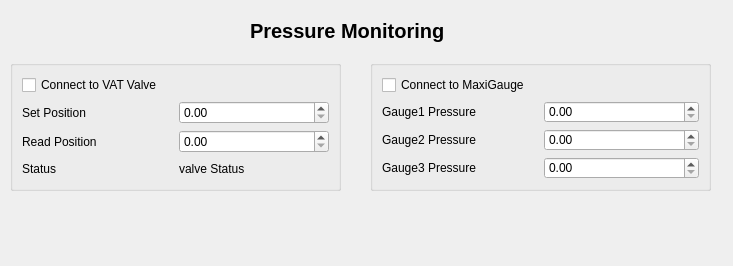
<?xml version="1.0" encoding="UTF-8"?>
<ui version="4.0">
 <class>Form</class>
 <widget class="QWidget" name="Form">
  <property name="geometry">
   <rect>
    <x>0</x>
    <y>0</y>
    <width>733</width>
    <height>266</height>
   </rect>
  </property>
  <property name="windowTitle">
   <string>Form</string>
  </property>
  <widget class="QLabel" name="title_label">
   <property name="geometry">
    <rect>
     <x>250</x>
     <y>10</y>
     <width>211</width>
     <height>41</height>
    </rect>
   </property>
   <property name="font">
    <font>
     <family>Segoe UI</family>
     <pointsize>15</pointsize>
     <bold>true</bold>
    </font>
   </property>
   <property name="text">
    <string>Pressure Monitoring</string>
   </property>
  </widget>
  <widget class="QGroupBox" name="groupbox">
   <property name="geometry">
    <rect>
     <x>10</x>
     <y>60</y>
     <width>331</width>
     <height>131</height>
    </rect>
   </property>
   <layout class="QGridLayout" name="gridLayout">
    <item row="0" column="0" colspan="2">
     <widget class="QCheckBox" name="VAThw_checkbox">
      <property name="text">
       <string>Connect to VAT Valve</string>
      </property>
     </widget>
    </item>
    <item row="1" column="0">
     <widget class="QLabel" name="setpos_label">
      <property name="text">
       <string>Set Position</string>
      </property>
     </widget>
    </item>
    <item row="1" column="1">
     <widget class="QDoubleSpinBox" name="setpos_doubleSpinBox"/>
    </item>
    <item row="2" column="0">
     <widget class="QLabel" name="readpos_label">
      <property name="text">
       <string>Read Position</string>
      </property>
     </widget>
    </item>
    <item row="2" column="1">
     <widget class="QDoubleSpinBox" name="readpos_doubleSpinBox"/>
    </item>
    <item row="3" column="0">
     <widget class="QLabel" name="status_label">
      <property name="text">
       <string>Status</string>
      </property>
     </widget>
    </item>
    <item row="3" column="1">
     <widget class="QLabel" name="statusbar_label">
      <property name="text">
       <string>valve Status</string>
      </property>
     </widget>
    </item>
   </layout>
  </widget>
  <widget class="QGroupBox" name="groupbox2">
   <property name="geometry">
    <rect>
     <x>370</x>
     <y>60</y>
     <width>341</width>
     <height>131</height>
    </rect>
   </property>
   <layout class="QGridLayout" name="gridLayout_2">
    <item row="0" column="0">
     <widget class="QCheckBox" name="pfeifferhw_checkBox">
      <property name="text">
       <string>Connect to MaxiGauge</string>
      </property>
     </widget>
    </item>
    <item row="1" column="0">
     <widget class="QLabel" name="gauge1_label">
      <property name="text">
       <string>Gauge1 Pressure</string>
      </property>
     </widget>
    </item>
    <item row="1" column="1">
     <widget class="QDoubleSpinBox" name="pres1_doubleSpinBox"/>
    </item>
    <item row="2" column="0">
     <widget class="QLabel" name="gauge2_label">
      <property name="text">
       <string>Gauge2 Pressure</string>
      </property>
     </widget>
    </item>
    <item row="2" column="1">
     <widget class="QDoubleSpinBox" name="pres2_doubleSpinBox"/>
    </item>
    <item row="3" column="0">
     <widget class="QLabel" name="gauge3_label">
      <property name="text">
       <string>Gauge3 Pressure</string>
      </property>
     </widget>
    </item>
    <item row="3" column="1">
     <widget class="QDoubleSpinBox" name="pres3_doubleSpinBox"/>
    </item>
   </layout>
  </widget>
 </widget>
 <resources/>
 <connections/>
</ui>
